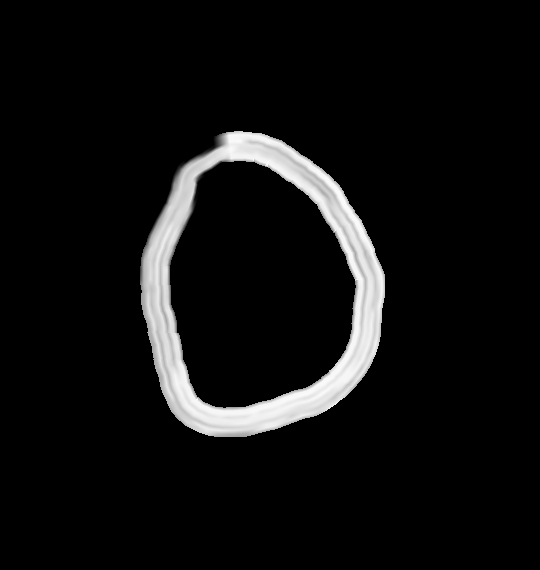
#> input picture captured_images/0/0.png, 540 x 570 px; its folder holds 3 pictures in this run
$ python train_model.py
#> lines starting #> are read from the running program, lines starting #| are printed output that depends on the picture
import cv2
import csv
import glob
import os
import pandas as pd
from sklearn.utils import shuffle
import matplotlib.pyplot as plt
from sklearn.svm import SVC
from sklearn import metrics
import joblib
from sklearn.model_selection import train_test_split


header = ["label"]
for i in range(0, 784):
    header.append("pixel"+str(i))
with open('dataset.csv', "a") as f:
        writer = csv.writer(f)
        writer.writerow(header)

for label in range(10):
    dirList = glob.glob("captured_images/" + str(label) + "/*.png")

    for img_path in dirList:
        im = cv2.imread(img_path)
#> im is the input picture: shape (570, 540, 3); min 0, max 254, mean 15.6
        im_gray = cv2.cvtColor(im, cv2.COLOR_BGR2GRAY)
        im_gray = cv2.GaussianBlur(im_gray, (15, 15), 0)
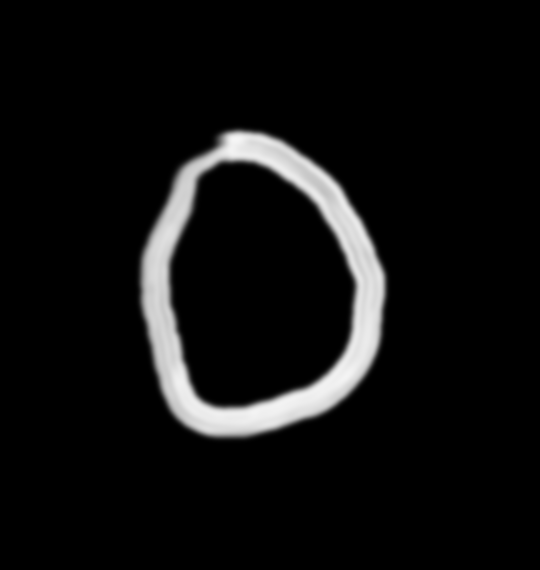
#> im_gray: shape (570, 540); min 0, max 245, mean 15.6
        roi = cv2.resize(im_gray, (28, 28), interpolation=cv2.INTER_AREA)
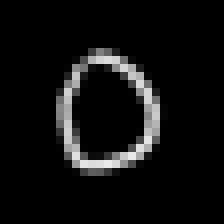
#> roi: shape (28, 28) (shown 8 times larger); min 0, max 234, mean 15.6

        data = []
        data.append(label)
        rows, cols = roi.shape
#> rows = 28; cols = 28
        for i in range(rows):
            for j in range(cols):
                k = roi[i, j]
                if k > 100:
                    k = 1
                else:
                    k = 0
                data.append(k)
#> after the loop, data = 785 values, max 1 at index 181, min 0 at index 0, mean 0.0752
        with open('dataset.csv', "a") as f:
            writer = csv.writer(f)
            writer.writerow(data)
#> pass 2 of the loop `for label in range(10):`:
#> dirList = ['captured_images/1/0.png']
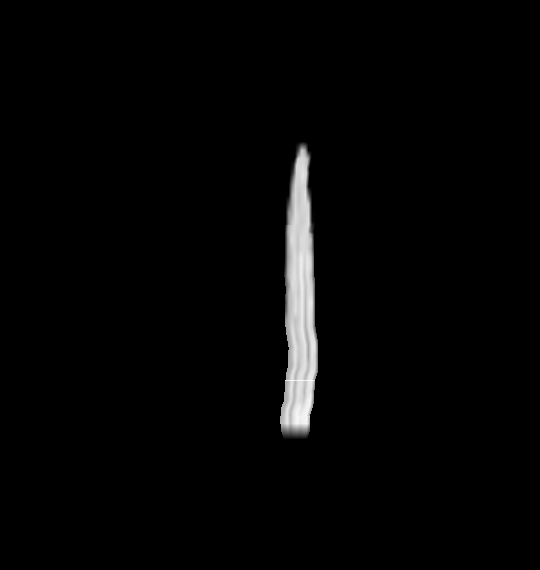
#> input picture captured_images/1/0.png, 540 x 570 px
#> im is the input picture: shape (570, 540, 3); min 0, max 253, mean 4.8
#> `roi = cv2.resize(im_gray, (28, 28), interpolation=cv2.INTER_AREA)`:
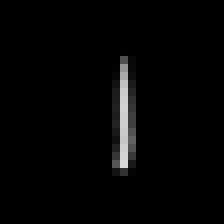
#> roi: shape (28, 28) (shown 8 times larger); min 0, max 216, mean 4.8
#> after the loop `for i in range(rows):`: data = 785 values, max 1 at index 0, min 0 at index 1, mean 0.0178

######################################################

data = pd.read_csv('dataset.csv')
data = shuffle(data)
X = data.drop(["label"], axis=1)
Y = data["label"]

train_x, test_x, train_y, test_y = train_test_split(X, Y, test_size=0.2)

classifier = SVC(kernel="linear", random_state=6)
classifier.fit(train_x, train_y)
joblib.dump(classifier, "model/digit_recognizer")

prediction = classifier.predict(test_x)
print("Accuracy: ", metrics.accuracy_score(prediction, test_y))


"""
This was for when i was capturing the images manually, now i'm using a dataset

def one_time_code():
    import pyscreenshot as ImageGrab
    import time

    images_folder = "captured_images//"
    for i in range(0, 50):
        time.sleep(8)
        image = ImageGrab.grab(bbox=(150, 280, 690, 850)) # these are the coordinates where it is taking a pic of my screen
        print("Saved..........",i)
        image.save(images_folder+str(i)+".png")
        print("clear screen now and redraw now")
"""
